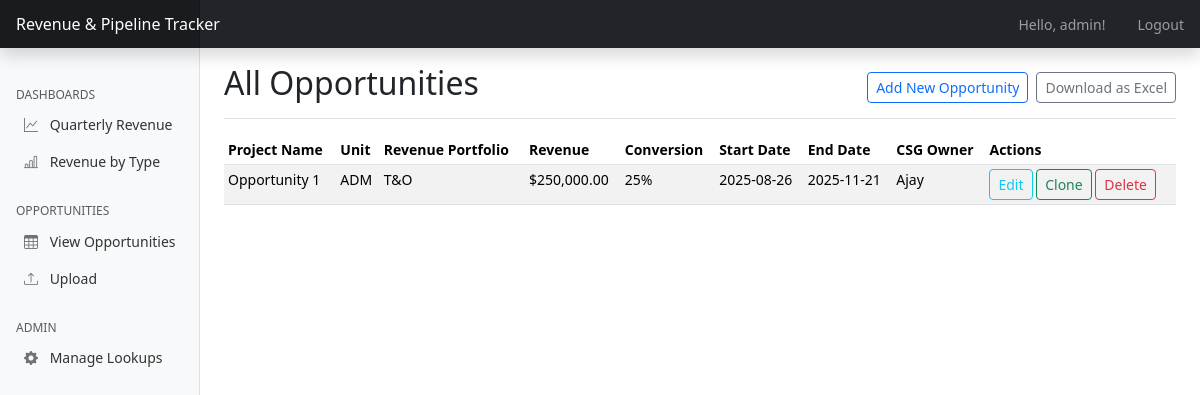
Before: /opportunities (signed in) with the older database file.
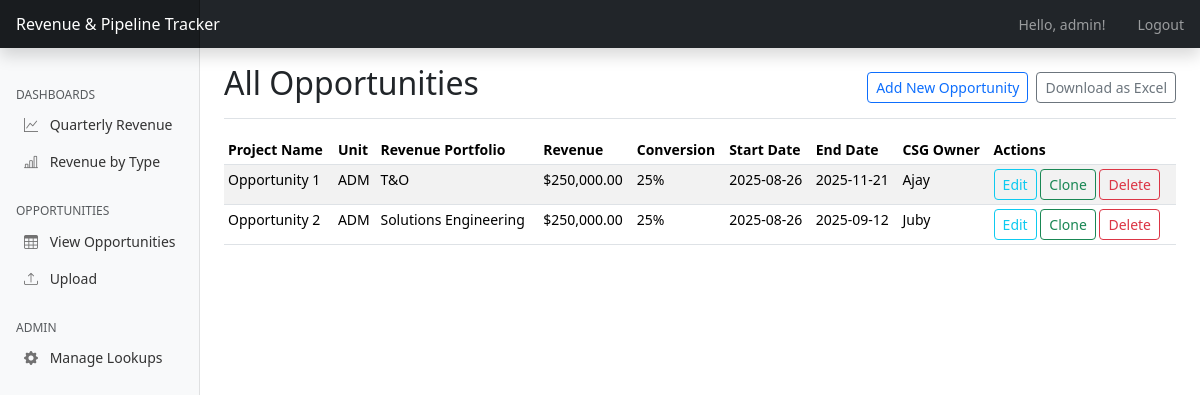
After: the same page with the newer database file.
### app.py (models this page shows, shortened)
class User(UserMixin, db.Model):
    id = db.Column(db.Integer, primary_key=True)
    username = db.Column(db.String(80), unique=True, nullable=False)
    password_hash = db.Column(db.String(120), nullable=False)
    can_upload = db.Column(db.Boolean, default=False) # New field for upload permission
    is_admin = db.Column(db.Boolean, default=False) # New field for admin permission

class Opportunity(db.Model):
    id = db.Column(db.Integer, primary_key=True)
    project_name = db.Column(db.String(200), nullable=False)
    revenue_portfolio_id = db.Column(db.Integer, db.ForeignKey('revenue_portfolio.id'), nullable=False)
    unit_id = db.Column(db.Integer, db.ForeignKey('unit.id'), nullable=False)
    csg_owner_id = db.Column(db.Integer, db.ForeignKey('csg_owner.id'), nullable=False)
    delivery_owner_id = db.Column(db.Integer, db.ForeignKey('delivery_owner.id'), nullable=False)
    originating_revenue_type_id = db.Column(db.Integer, db.ForeignKey('originating_revenue_type.id'), nullable=False)
    revenue_type_id = db.Column(db.Integer, db.ForeignKey('revenue_type.id'), nullable=False)
    conversion = db.Column(db.Integer, nullable=False) # Percentage
    ritm = db.Column(db.String(100))
    sow_number = db.Column(db.String(100))
    start_date = db.Column(db.Date)
    end_date = db.Column(db.Date)
    revenue = db.Column(db.Float, nullable=False)
    client_director = db.Column(db.String(100))
    revenue_portfolio = db.relationship('RevenuePortfolio', backref=db.backref('opportunities', lazy=True))
    unit = db.relationship('Unit', backref=db.backref('opportunities', lazy=True))
    csg_owner = db.relationship('CSGOwner', backref=db.backref('opportunities', lazy=True))
    delivery_owner = db.relationship('DeliveryOwner', backref=db.backref('opportunities', lazy=True))
    originating_revenue_type = db.relationship('OriginatingRevenueType', backref=db.backref('opportunities', lazy=True))
    revenue_type = db.relationship('RevenueType', backref=db.backref('opportunities', lazy=True))

class Unit(db.Model):
    id = db.Column(db.Integer, primary_key=True)
    name = db.Column(db.String(100), unique=True, nullable=False)

class RevenuePortfolio(db.Model):
    id = db.Column(db.Integer, primary_key=True)
    name = db.Column(db.String(100), unique=True, nullable=False)

class CSGOwner(db.Model):
    id = db.Column(db.Integer, primary_key=True)
    name = db.Column(db.String(100), unique=True, nullable=False)

### app.py (the view)
@app.route('/opportunities')
@login_required
def opportunities():
    opportunities = Opportunity.query.order_by(Opportunity.start_date.desc()).all()
    return render_template('index.html', opportunities=opportunities)

### app.py (called while the page is built)
@login_manager.user_loader
def load_user(user_id):
    return User.query.get(int(user_id))

@app.context_processor
def inject_lookup_data():
    return {
        'all_revenue_portfolios': RevenuePortfolio.query.order_by(RevenuePortfolio.name).all(),
        'all_units': Unit.query.order_by(Unit.name).all(),
        'all_csg_owners': CSGOwner.query.order_by(CSGOwner.name).all(),
        'all_delivery_owners': DeliveryOwner.query.order_by(DeliveryOwner.name).all(),
        'all_originating_revenue_types': OriginatingRevenueType.query.order_by(OriginatingRevenueType.name).all(),
        'all_revenue_types': RevenueType.query.order_by(RevenueType.name).all(),
        'current_user': current_user # Make current_user available in all templates
    }

### templates/index.html (shortened to what this page needs)
{% extends 'base.html' %}
{% block content %}
<div class="d-flex justify-content-between flex-wrap flex-md-nowrap align-items-center pt-3 pb-2 mb-3 border-bottom">
    <h1 class="h2">All Opportunities</h1>
    <div class="btn-toolbar mb-2 mb-md-0">
        {% if current_user.is_authenticated %}
            <a href="{{ url_for('add_opportunity') }}" class="btn btn-sm btn-outline-primary me-2">Add New Opportunity</a>
            <a href="{{ url_for('download_spreadsheet') }}" class="btn btn-sm btn-outline-secondary">Download as Excel</a>
        {% endif %}
    </div>
</div>
<div class="table-responsive">
    <table class="table table-striped table-sm">
        <thead>
            <tr>
                <th>Project Name</th>
                <th>Unit</th>
                <th>Revenue Portfolio</th>
                <th>Revenue</th>
                <th>Conversion</th>
                <th>Start Date</th>
                <th>End Date</th>
                <th>CSG Owner</th>
                <th>Actions</th>
            </tr>
        </thead>
        <tbody>
            {% for opp in opportunities %}
            <tr>
                <td>{{ opp.project_name }}</td>
                <td>{{ opp.unit.name }}</td>
                <td>{{ opp.revenue_portfolio.name }}</td>
                <td>${{ "{:,.2f}".format(opp.revenue) }}</td>
                <td>{{ opp.conversion }}%</td>
                <td>{{ opp.start_date.strftime('%Y-%m-%d') if opp.start_date else 'N/A' }}</td>
                <td>{{ opp.end_date.strftime('%Y-%m-%d') if opp.end_date else 'N/A' }}</td>
                <td>{{ opp.csg_owner.name }}</td>
                <td>
                    {% if current_user.is_authenticated %}
                        <a href="{{ url_for('edit_opportunity', id=opp.id) }}" class="btn btn-sm btn-outline-info">Edit</a>
                        <form action="{{ url_for('clone_opportunity', id=opp.id) }}" method="POST" class="d-inline">
                            <button type="submit" class="btn btn-sm btn-outline-success">Clone</button>
                        </form>
                        <form action="{{ url_for('delete_opportunity', id=opp.id) }}" method="POST" class="d-inline" onsubmit="return confirm('Are you sure you want to delete this opportunity?');">
                            <button type="submit" class="btn btn-sm btn-outline-danger">Delete</button>
                        </form>
                    {% endif %}
                </td>
            </tr>
            {% else %}
            <tr>
                <td colspan="9" class="text-center">No opportunities found. Add one to get started!</td>
            </tr>
            {% endfor %}
        </tbody>
    </table>
</div>
{% endblock %}

### templates/base.html (shortened to what this page needs)
<!doctype html>
<html lang="en">
  <head>
    <link href="https://cdn.jsdelivr.net/npm/bootstrap@5.3.3/dist/css/bootstrap.min.css" rel="stylesheet">
    <link rel="stylesheet" href="https://cdn.jsdelivr.net/npm/bootstrap-icons@1.10.3/font/bootstrap-icons.css">
  </head>
  <body>
    <header class="navbar navbar-dark sticky-top bg-dark flex-md-nowrap p-0 shadow">
      <a class="navbar-brand col-md-3 col-lg-2 me-0 px-3 fs-6" href="{{ url_for('dashboard') }}">Revenue & Pipeline Tracker</a>
      <ul class="navbar-nav flex-row ms-auto">
        {% if current_user.is_authenticated %}
            <li class="nav-item text-nowrap">
                <span class="nav-link px-3">Hello, {{ current_user.username }}!</span>
            </li>
            <li class="nav-item text-nowrap">
                <a class="nav-link px-3" href="{{ url_for('logout') }}">Logout</a>
            </li>
        {% endif %}
      </ul>
    </header>
    <div class="container-fluid">
      <div class="row">
        {% if current_user.is_authenticated %}
        <nav id="sidebarMenu" class="col-md-3 col-lg-2 d-md-block bg-light sidebar collapse">
          <div class="position-sticky pt-3 sidebar-sticky">
            <h6 class="sidebar-heading d-flex justify-content-between align-items-center px-3 mt-4 mb-1 text-muted text-uppercase">
              <span>Dashboards</span>
            </h6>
            <ul class="nav flex-column ms-2">
                <li class="nav-item">
                    <a class="nav-link" href="{{ url_for('dashboard') }}#revenueByUnitChartCard">
                        <i class="bi bi-graph-up"></i>
                        Quarterly Revenue
                    </a>
                </li>
                <li class="nav-item">
                    <a class="nav-link" href="{{ url_for('dashboard') }}#revenueByOriginatingTypeChartCard">
                        <i class="bi bi-bar-chart-line"></i>
                        Revenue by Type
                    </a>
                </li>
            </ul>
            <h6 class="sidebar-heading d-flex justify-content-between align-items-center px-3 mt-4 mb-1 text-muted text-uppercase">
              <span>Opportunities</span>
            </h6>
            <ul class="nav flex-column ms-2">
                <li class="nav-item">
                    <a class="nav-link" href="{{ url_for('opportunities') }}">
                        <i class="bi bi-table"></i>
                        View Opportunities
                    </a>
                </li>
                <li class="nav-item">
                    <a class="nav-link" href="{{ url_for('upload_spreadsheet') }}">
                        <i class="bi bi-upload"></i>
                        Upload
                    </a>
                </li>
            </ul>
            {% if current_user.is_admin %}
            <h6 class="sidebar-heading d-flex justify-content-between align-items-center px-3 mt-4 mb-1 text-muted text-uppercase">
              <span>Admin</span>
            </h6>
            <ul class="nav flex-column ms-2">
                <li class="nav-item">
                    <a class="nav-link" href="{{ url_for('admin_index') }}">
                        <i class="bi bi-gear-fill"></i> Manage Lookups
                    </a>
                </li>
            </ul>
            {% endif %}
          </div>
        </nav>
        {% endif %}
        <main class="{% if current_user.is_authenticated %}col-md-9 ms-sm-auto col-lg-10 px-md-4{% else %}col-12{% endif %}">
            {% block content %}{% endblock %}
        </main>
      </div>
    </div>
  </body>
</html>

### templates/base.html (style rules this page uses)
body { font-size: .875rem; }
.sidebar { position: fixed; top: 0; bottom: 0; left: 0; z-index: 100; padding: 48px 0 0; box-shadow: inset -1px 0 0 rgba(0, 0, 0, .1); }
.sidebar-sticky { position: relative; top: 0; height: calc(100vh - 48px); padding-top: .5rem; overflow-x: hidden; overflow-y: auto; }
.sidebar .nav-link { font-weight: 500; color: #333; }
.sidebar .nav-link .bi { margin-right: 8px; color: #727272; }
.sidebar-heading { font-size: .75rem; }
.navbar-brand { padding-top: .75rem; padding-bottom: .75rem; background-color: rgba(0, 0, 0, .25); box-shadow: inset -1px 0 0 rgba(0, 0, 0, .25); }

Changed rows visible on the page:
added Opportunity: project_name "Opportunity 2", unit.name "ADM", revenue_portfolio.name "Solutions Engineering", revenue "250,000.00", conversion "25", start_date "2025-08-26", end_date "2025-09-12", csg_owner.name "Juby"
